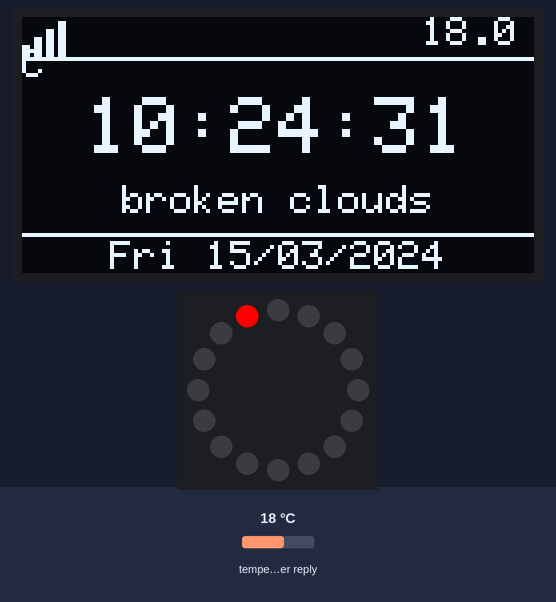
A sketch run on a simulated ESP32. Parts: 128×64 one-colour display, 16 RGB LEDs in a ring, first at the top, clockwise. The test bench sets the inputs (shaded band); at power-on: temperature in the weather reply 18 °C. Dim RGB values are drawn brighter than linear; WiFi joins after 1.5 s; servers stay silent unless stated; the local clock reads 2024-03-15 10:24:30 at power-on unless the sketch sets it; random numbers use the default seed unless the sketch sets one; web services answer with replies made up by the test bench.

Above: at 2.01 s.
At 6.1 s:
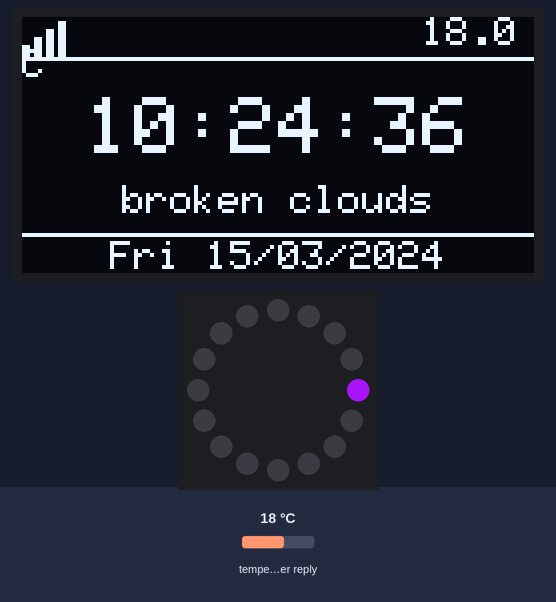
At 11.1 s:
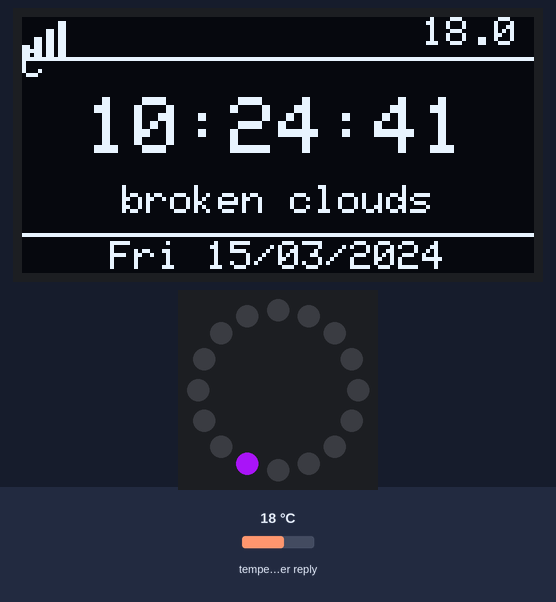
At 20.1 s:
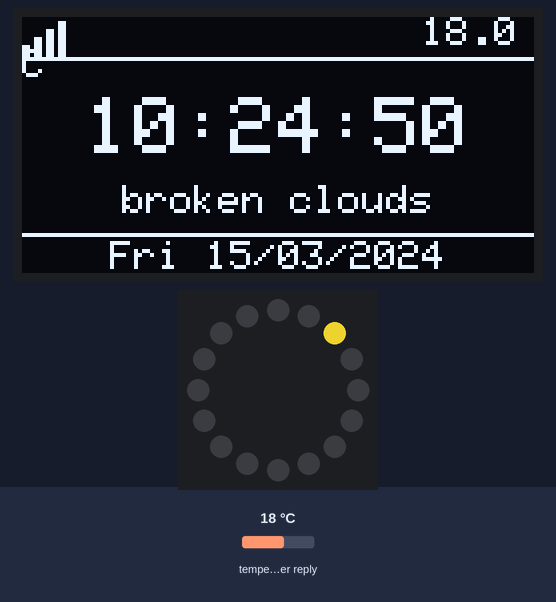
At 29.2 s:
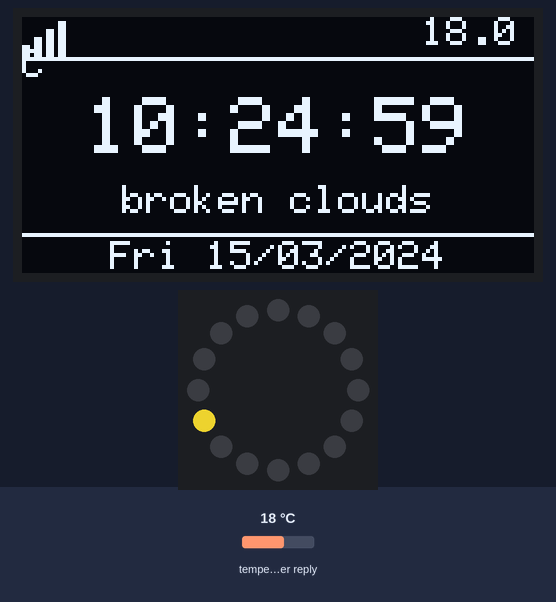
At 37.1 s:
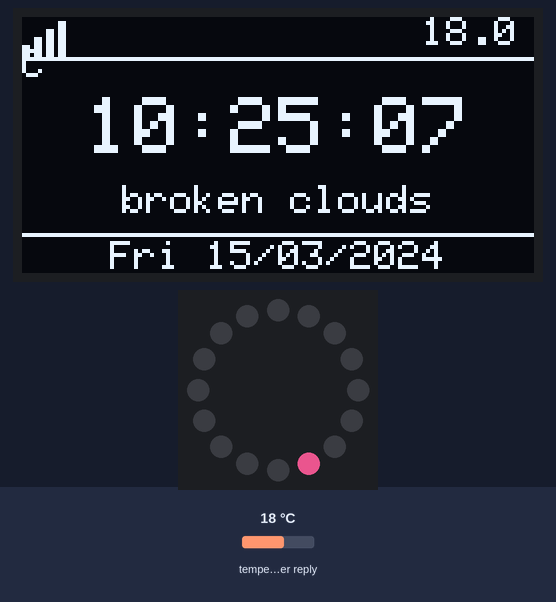

Measured:
- what the display in image 0 shows lasts 0.4 s, from 1.8 s to 2.2 s
- what the display in image 1 shows lasts 1.1 s, from 6.1 s to 7.2 s

The sketch:

esp32_oled_led_demo.ino
```cpp
#include <WiFi.h>
#include <HTTPClient.h>
#include <ArduinoJson.h>
#include <Wire.h>
#include <Adafruit_SSD1306.h>
#include <Adafruit_NeoPixel.h>
#include "time.h"

const char* ssid = "TP-Link_2.4G";
const char* password = "123456789#";
const char* ntpServer = "pool.ntp.org";
const long gmtOffset_sec = 7 * 3600;
const int daylightOffset_sec = 0;
const char* apiKey = "YOUR_API_KEY";

#define SCREEN_WIDTH 128
#define SCREEN_HEIGHT 64
#define OLED_RESET -1
Adafruit_SSD1306 display(SCREEN_WIDTH, SCREEN_HEIGHT, &Wire, OLED_RESET);

#define LED_PIN 4
#define LED_COUNT 16
Adafruit_NeoPixel ring(LED_COUNT, LED_PIN, NEO_GRB + NEO_KHZ800);

float temperature = 0.0;
String description = "";
bool wifiConnected = false;
int lastSec = -1;
uint32_t currentColor = 0;
unsigned long lastWeatherCheck = 0;
unsigned long lastBlink = 0;
bool ledOn = false;
int wifiAnimPos = 0;
unsigned long lastWiFiAnim = 0;

void getWeather() {
  String url = "http://api.openweathermap.org/data/2.5/weather?q=Thai%20Nguyen,vn&appid=" + String(apiKey) + "&units=metric";
  HTTPClient http;
  http.begin(url);
  int httpCode = http.GET();

  if (httpCode == 200) {
    String payload = http.getString();
    StaticJsonDocument<1024> doc;
    DeserializationError error = deserializeJson(doc, payload);
    if (!error) {
      temperature = doc["main"]["temp"].as<float>();
      description = doc["weather"][0]["description"].as<String>();
    }
  }
  http.end();
}

void drawWiFiIcon(int x, int y) {
  int rssi = WiFi.RSSI();
  int level = 0;
  if (rssi >= -55) level = 4;
  else if (rssi >= -65) level = 3;
  else if (rssi >= -75) level = 2;
  else if (rssi >= -85) level = 1;
  else level = 0;

  int heights[4] = {3, 5, 7, 9};
  for (int i = 0; i < 4; i++) {
    int h = heights[i];
    int colX = x + i * 3;
    int colY = y + 10 - h;
    if (i < level) {
      display.fillRect(colX, colY, 2, h, SSD1306_WHITE);
    } else {
      display.drawRect(colX, colY, 2, h, SSD1306_WHITE);
    }
  }
}

void setup() {
  Serial.begin(115200);

  if (!display.begin(SSD1306_SWITCHCAPVCC, 0x3C)) {
    Serial.println("OLED failed");
    while (1);
  }

  ring.begin();
  ring.show();
  currentColor = ring.Color(255, 0, 0);

  display.clearDisplay();
  display.setTextColor(SSD1306_WHITE);
  display.setTextSize(1);
  display.setCursor(0, 0);
  display.println("Connecting WiFi...");
  display.display();

  WiFi.begin(ssid, password);
  unsigned long wifiStart = millis();
  while (WiFi.status() != WL_CONNECTED && millis() - wifiStart < 5000) {
    unsigned long now = millis();
    if (now - lastWiFiAnim > 200) {
      lastWiFiAnim = now;
      ring.clear();
      for (int i = 0; i < 3; i++) {
        int pos = (wifiAnimPos + i) % LED_COUNT;
        ring.setPixelColor(pos, ring.Color(255, 0, 0));
      }
      ring.show();
      wifiAnimPos = (wifiAnimPos + 1) % LED_COUNT;
    }
  }

  if (WiFi.status() == WL_CONNECTED) {
    wifiConnected = true;
    configTime(gmtOffset_sec, daylightOffset_sec, ntpServer);
    getWeather();
  } else {
    wifiConnected = false;
  }
}

void loop() {
  if (!wifiConnected) {
    if (millis() - lastBlink > 500) {
      lastBlink = millis();
      ledOn = !ledOn;
      if (ledOn) {
        for (int i = 0; i < LED_COUNT; i++) {
          ring.setPixelColor(i, ring.Color(255, 0, 0));
        }
      } else {
        ring.clear();
      }
      ring.show();
    }
    return;
  }

  struct tm timeinfo;
  if (getLocalTime(&timeinfo)) {
    int sec = timeinfo.tm_sec % 60;
    if (sec != lastSec) {
      lastSec = sec;
      ring.clear();
      int index = sec % LED_COUNT;
      ring.setPixelColor(index, currentColor);
      ring.show();
      if (index == 0) {
        currentColor = ring.Color(random(0, 255), random(0, 255), random(0, 255));
      }
    }

    display.clearDisplay();
    display.drawLine(0, 10, 127, 10, SSD1306_WHITE);
    drawWiFiIcon(0, 0);
    display.setCursor(100, 0);
    display.printf("%.1fC", temperature);

    display.setTextSize(2);
    char timeStr[9];
    strftime(timeStr, sizeof(timeStr), "%H:%M:%S", &timeinfo);
    int16_t x1, y1;
    uint16_t w, h;
    display.getTextBounds(timeStr, 0, 0, &x1, &y1, &w, &h);
    display.setCursor((SCREEN_WIDTH - w) / 2, 20);
    display.println(timeStr);

    display.setTextSize(1);
    display.getTextBounds(description, 0, 0, &x1, &y1, &w, &h);
    display.setCursor((SCREEN_WIDTH - w) / 2, 42);
    display.println(description);

    display.drawLine(0, 54, 127, 54, SSD1306_WHITE);
    char dateStr[20];
    strftime(dateStr, sizeof(dateStr), "%a %d/%m/%Y", &timeinfo);
    display.getTextBounds(dateStr, 0, 0, &x1, &y1, &w, &h);
    display.setCursor((SCREEN_WIDTH - w) / 2, 56);
    display.println(dateStr);

    display.display();
  }

  if (millis() - lastWeatherCheck > 600000) {
    getWeather();
    lastWeatherCheck = millis();
  }

  delay(200);
}
```
